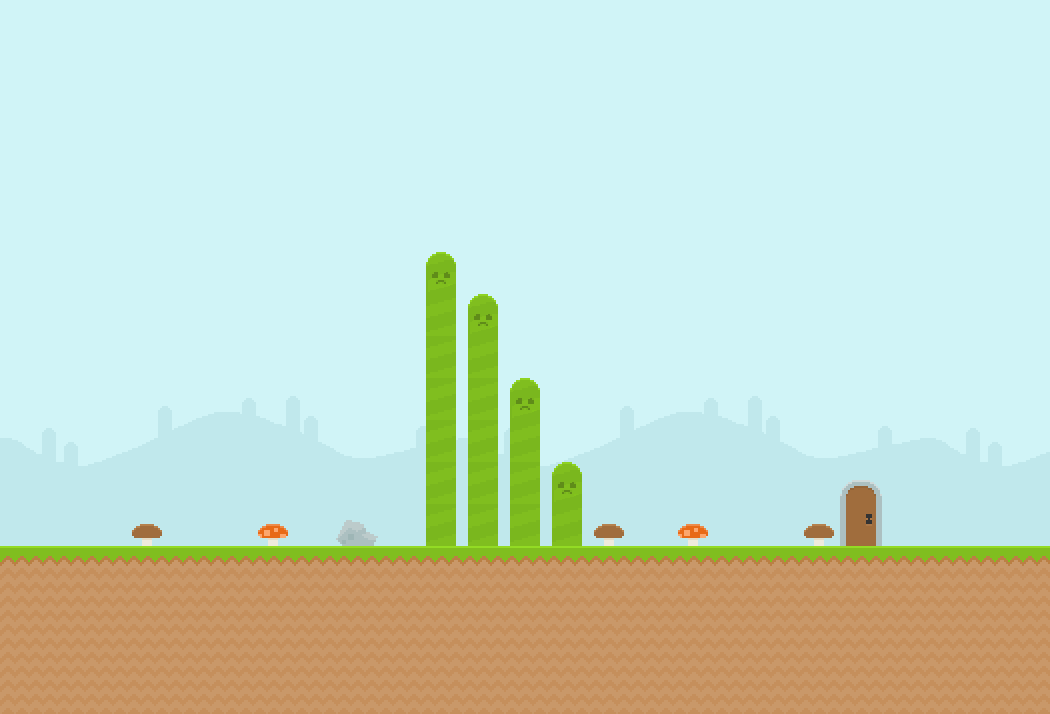

This is a level from a 2D game, rendered from its Tiled map with the project's own tilesets. A one-line summary and the complete map file follow:
An orthogonal 25x17 tile map with 42x42 px tiles, 2 tile layers (background, foreground) and 2 objects (player, diamond).

<map version="1.0" tiledversion="1.0.2" orientation="orthogonal" renderorder="right-down" width="25" height="17" tilewidth="42" tileheight="42" nextobjectid="20">
 <tileset firstgid="1" source="tileset.tsx" />
 <layer name="background" width="25" height="17">
  <data encoding="csv">
238,238,238,238,238,238,238,238,238,238,238,238,238,238,238,238,238,238,238,238,238,238,238,238,238,
238,238,238,238,238,238,238,238,238,238,238,238,238,238,238,238,238,238,238,238,238,238,238,238,238,
238,238,238,238,238,238,238,238,238,238,238,238,238,238,238,238,238,238,238,238,238,238,238,238,238,
238,238,238,238,238,238,238,238,238,238,238,238,238,238,238,238,238,238,238,238,238,238,238,238,238,
238,238,238,238,238,238,238,238,238,238,238,238,238,238,238,238,238,238,238,238,238,238,238,238,238,
238,238,238,238,238,238,238,238,238,238,238,238,238,238,238,238,238,238,238,238,238,238,238,238,238,
238,238,238,238,238,238,238,238,238,238,238,238,238,238,238,238,238,238,238,238,238,238,238,238,238,
238,238,238,238,238,238,238,238,238,238,238,238,238,238,238,238,238,238,238,238,238,238,238,238,238,
238,238,238,238,238,238,238,238,238,238,238,238,238,238,238,238,238,238,238,238,238,238,238,238,238,
230,231,232,233,234,235,236,237,238,239,240,230,231,232,233,234,235,236,237,238,239,240,230,231,232,
260,261,262,263,264,265,266,267,268,269,270,260,261,262,263,264,265,266,267,268,269,270,260,261,262,
290,291,292,293,294,295,296,297,298,299,300,290,291,292,293,294,295,296,297,298,299,300,290,291,292,
298,298,298,298,298,298,298,298,298,298,298,298,298,298,298,298,298,298,298,298,298,298,298,298,298,
298,298,298,298,298,298,298,298,298,298,298,298,298,298,298,298,298,298,298,298,298,298,298,298,298,
298,298,298,298,298,298,298,298,298,298,298,298,298,298,298,298,298,298,298,298,298,298,298,298,298,
298,298,298,298,298,298,298,298,298,298,298,298,298,298,298,298,298,298,298,298,298,298,298,298,298,
298,298,298,298,298,298,298,298,298,298,298,298,298,298,298,298,298,298,298,298,298,298,298,298,298
</data>
 </layer>
 <layer name="foreground" width="25" height="17">
  <data encoding="csv">
0,0,0,0,0,0,0,0,0,0,0,0,0,0,0,0,0,0,0,0,0,0,0,0,0,
0,0,0,0,0,0,0,0,0,0,0,0,0,0,0,0,0,0,0,0,0,0,0,0,0,
0,0,0,0,0,0,0,0,0,0,0,0,0,0,0,0,0,0,0,0,0,0,0,0,0,
0,0,0,0,0,0,0,0,0,0,0,0,0,0,0,0,0,0,0,0,0,0,0,0,0,
0,0,0,0,0,0,0,0,0,0,0,0,0,0,0,0,0,0,0,0,0,0,0,0,0,
0,0,0,0,0,0,0,0,0,0,0,0,0,0,0,0,0,0,0,0,0,0,0,0,0,
0,0,0,0,0,0,0,0,0,0,407,0,0,0,0,0,0,0,0,0,0,0,0,0,0,
0,0,0,0,0,0,0,0,0,0,227,407,0,0,0,0,0,0,0,0,0,0,0,0,0,
0,0,0,0,0,0,0,0,0,0,227,227,0,0,0,0,0,0,0,0,0,0,0,0,0,
0,0,0,0,0,0,0,0,0,0,227,227,407,0,0,0,0,0,0,0,0,0,0,0,0,
0,0,0,0,0,0,0,0,0,0,227,227,468,0,0,0,0,0,0,0,0,0,0,0,0,
0,0,0,0,0,0,0,0,0,0,227,227,468,407,0,0,0,0,0,0,167,0,0,0,0,
0,0,0,108,0,0,109,0,49,0,227,227,468,468,108,0,109,0,0,108,168,0,0,0,0,
124,124,124,124,124,124,124,124,124,124,124,124,124,124,124,124,124,124,124,124,124,124,124,124,124,
153,153,153,153,153,153,153,153,153,153,153,153,153,153,153,153,153,153,153,153,153,153,153,153,153,
153,153,153,153,153,153,153,153,153,153,153,153,153,153,153,153,153,153,153,153,153,153,153,153,153,
153,153,153,153,153,153,153,153,153,153,153,153,153,153,153,153,153,153,153,153,153,153,153,153,153
</data>
 </layer>
 <objectgroup name="objects">
  <properties>
   <property name="flipH" type="bool" value="true" />
   <property name="flipV" type="bool" value="false" />
  </properties>
  <object id="1" name="player" type="player" x="42" y="467" width="64" height="74">
   <properties>
    <property name="rev_dir" type="bool" value="false" />
   </properties>
  </object>
  <object id="19" name="diamond" x="741" y="497" width="42" height="36" />
 </objectgroup>
</map>
